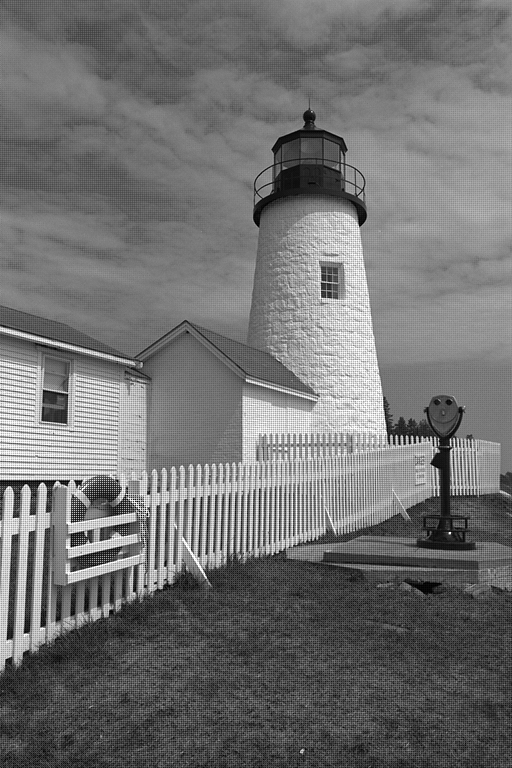
#> input picture hw1_r14942096/images/raw_image/A.tiff, 512 x 768 px
$ python p1.py --source_image ../../hw1_r14942096/images/raw_image/A.tiff --reference_image ../../hw1_r14942096/images/raw_image/B.png --output_image out.png
#> lines starting #> are read from the running program, lines starting #| are printed output that depends on the picture
import cv2
import numpy as np
import argparse
import os

# ======================================================================================
# HW 2(1): Chrominance-Aware Tone Mapping with Curve Visualization
# ======================================================================================

def calculate_mse(image1, image2):
    """Calculate Mean Squared Error between two images."""
    if image1.shape != image2.shape:
        if image1.shape[:2] != image2.shape[:2]:
            image2 = cv2.resize(image2, (image1.shape[1], image1.shape[0]))

    img1_float = image1.astype(np.float64)
    img2_float = image2.astype(np.float64)
    mse = np.mean((img1_float - img2_float) ** 2)
    return mse

def calculate_psnr(image1, image2, max_pixel_value=255.0):
    """Calculate Peak Signal-to-Noise Ratio."""
    mse = calculate_mse(image1, image2)
    if mse == 0:
        return float('inf')
    psnr = 10 * np.log10((max_pixel_value ** 2) / mse)
    return psnr

def histogram_match(source, reference):
    """
    Perform histogram matching to transfer the histogram of reference to source.
    Returns both the matched image and the LUT used for transformation.
    """
    s_hist = cv2.calcHist([source], [0], None, [256], [0, 256])
    r_hist = cv2.calcHist([reference], [0], None, [256], [0, 256])

    s_cdf = s_hist.cumsum()
    r_cdf = r_hist.cumsum()

    # Normalize CDFs
    s_cdf_norm = s_cdf / (s_cdf[-1] + 1e-10)
    r_cdf_norm = r_cdf / (r_cdf[-1] + 1e-10)

    # Build lookup table
    lut = np.zeros(256, dtype='uint8')
    g = 0
    for j in range(256):
        while g < 255 and r_cdf_norm[g] < s_cdf_norm[j]:
            g += 1
        lut[j] = g

    matched = cv2.LUT(source, lut)
    return matched, lut

def chrominance_aware_tone_mapping(source_img, reference_img):
    source_ycrcb = cv2.cvtColor(source_img, cv2.COLOR_BGR2YCrCb)
    ref_ycrcb = cv2.cvtColor(reference_img, cv2.COLOR_BGR2YCrCb)

    s_y, s_cr, s_cb = cv2.split(source_ycrcb)
    r_y, r_cr, r_cb = cv2.split(ref_ycrcb)
    matched_y, lut_y = histogram_match(s_y, r_y)
    final_cr, lut_cr = histogram_match(s_cr, r_cr)
    final_cb, lut_cb = histogram_match(s_cb, r_cb)

    alpha = 1.0

    result_ycrcb = cv2.merge([matched_y, final_cr, final_cb])
    result_img = cv2.cvtColor(result_ycrcb, cv2.COLOR_YCrCb2BGR)

    curves = {
        'lut_y': lut_y,
        'lut_cr': lut_cr,
        'lut_cb': lut_cb,
        'alpha': alpha    # alpha = 1.0
    }

    return result_img, curves

def draw_curve_plot(lut, title, color, width=500, height=500):
    """
    Draw a single tone mapping curve using OpenCV.

    Args:
        lut: Lookup table (256 values)
        title: Title for the plot
        color: BGR color tuple for the curve
        width, height: Plot dimensions

    Returns:
        Image with the plotted curve
    """
    # Create white background
    img = np.ones((height, width, 3), dtype=np.uint8) * 255

    # Define margins
    margin_left = 60
    margin_right = 30
    margin_top = 50
    margin_bottom = 50

    plot_width = width - margin_left - margin_right
    plot_height = height - margin_top - margin_bottom

    # Draw axes
    cv2.line(img, (margin_left, margin_top), (margin_left, height - margin_bottom), (0, 0, 0), 2)
    cv2.line(img, (margin_left, height - margin_bottom), (width - margin_right, height - margin_bottom), (0, 0, 0), 2)

    # Draw grid
    for i in range(0, 6):
        grid_y = margin_top + i * plot_height // 5
        grid_val = 255 - i * 51
        cv2.line(img, (margin_left, grid_y), (width - margin_right, grid_y), (200, 200, 200), 1)
        cv2.putText(img, str(grid_val), (5, grid_y + 5), cv2.FONT_HERSHEY_SIMPLEX, 0.4, (0, 0, 0), 1)

        grid_x = margin_left + i * plot_width // 5
        if i <= 5:
            cv2.line(img, (grid_x, margin_top), (grid_x, height - margin_bottom), (200, 200, 200), 1)
            cv2.putText(img, str(i * 51), (grid_x - 10, height - margin_bottom + 20),
                       cv2.FONT_HERSHEY_SIMPLEX, 0.4, (0, 0, 0), 1)

    # Draw identity line (diagonal)
    for i in range(255):
        x1 = margin_left + int(i * plot_width / 255.0)
        y1 = height - margin_bottom - int(i * plot_height / 255.0)
        x2 = margin_left + int((i + 1) * plot_width / 255.0)
        y2 = height - margin_bottom - int((i + 1) * plot_height / 255.0)
        cv2.line(img, (x1, y1), (x2, y2), (150, 150, 150), 1, cv2.LINE_AA)

    # Draw the tone mapping curve
    for i in range(255):
        x1 = margin_left + int(i * plot_width / 255)
        y1 = height - margin_bottom - int(int(lut[i]) * plot_height / 255)
        x2 = margin_left + int((i + 1) * plot_width / 255)
        y2 = height - margin_bottom - int(int(lut[i + 1]) * plot_height / 255)
        cv2.line(img, (x1, y1), (x2, y2), color, 2, cv2.LINE_AA)

    # Add title
    cv2.putText(img, title, (width // 2 - 100, 30), cv2.FONT_HERSHEY_SIMPLEX, 0.7, (0, 0, 0), 2)

    # Add axis labels
    cv2.putText(img, 'Input Pixel Value', (width // 2 - 60, height - 10),
               cv2.FONT_HERSHEY_SIMPLEX, 0.5, (0, 0, 0), 1)

    # Vertical text for Y axis (rotated effect with individual chars)
    y_label = "Output"
    for idx, char in enumerate(y_label):
        cv2.putText(img, char, (10, margin_top + 60 + idx * 20),
                   cv2.FONT_HERSHEY_SIMPLEX, 0.5, (0, 0, 0), 1)

    return img

def save_tone_mapping_curves(curves, output_path):
    """
    Visualize and save the tone mapping curves for Y, Cr, and Cb channels using OpenCV.
    """
    plot_size = 500

    # Create individual curve plots
    y_plot = draw_curve_plot(curves['lut_y'], 'Luminance (Y) Channel', (255, 0, 0), plot_size, plot_size)
    cr_plot = draw_curve_plot(curves['lut_cr'], 'Chrominance Red (Cr)', (0, 0, 255), plot_size, plot_size)
    cb_plot = draw_curve_plot(curves['lut_cb'], 'Chrominance Blue (Cb)', (0, 255, 0), plot_size, plot_size)

    # Create combined plot with all curves
    combined_img = np.ones((plot_size, plot_size, 3), dtype=np.uint8) * 255
    margin_left = 60
    margin_right = 30
    margin_top = 50
    margin_bottom = 50
    plot_width = plot_size - margin_left - margin_right
    plot_height = plot_size - margin_top - margin_bottom

    # Draw axes and grid for combined plot
    cv2.line(combined_img, (margin_left, margin_top), (margin_left, plot_size - margin_bottom), (0, 0, 0), 2)
    cv2.line(combined_img, (margin_left, plot_size - margin_bottom),
            (plot_size - margin_right, plot_size - margin_bottom), (0, 0, 0), 2)

    for i in range(0, 6):
        grid_y = margin_top + i * plot_height // 5
        grid_val = 255 - i * 51
        cv2.line(combined_img, (margin_left, grid_y), (plot_size - margin_right, grid_y), (200, 200, 200), 1)
        cv2.putText(combined_img, str(grid_val), (5, grid_y + 5), cv2.FONT_HERSHEY_SIMPLEX, 0.4, (0, 0, 0), 1)

        grid_x = margin_left + i * plot_width // 5
        if i <= 5:
            cv2.line(combined_img, (grid_x, margin_top), (grid_x, plot_size - margin_bottom), (200, 200, 200), 1)
            cv2.putText(combined_img, str(i * 51), (grid_x - 10, plot_size - margin_bottom + 20),
                       cv2.FONT_HERSHEY_SIMPLEX, 0.4, (0, 0, 0), 1)

    # Draw identity line
    for i in range(255):
        x1 = margin_left + int(i * plot_width / 255.0)
        y1 = plot_size - margin_bottom - int(i * plot_height / 255.0)
        x2 = margin_left + int((i + 1) * plot_width / 255.0)
        y2 = plot_size - margin_bottom - int((i + 1) * plot_height / 255.0)
        cv2.line(combined_img, (x1, y1), (x2, y2), (150, 150, 150), 1, cv2.LINE_AA)

    # Draw all three curves
    for i in range(255):
        x1 = margin_left + int(i * plot_width / 255)
        x2 = margin_left + int((i + 1) * plot_width / 255)

        # Y curve (blue)
        y1_y = plot_size - margin_bottom - int(int(curves['lut_y'][i]) * plot_height / 255)
        y2_y = plot_size - margin_bottom - int(int(curves['lut_y'][i + 1]) * plot_height / 255)
        cv2.line(combined_img, (x1, y1_y), (x2, y2_y), (255, 0, 0), 2, cv2.LINE_AA)

        # Cr curve (red)
        y1_cr = plot_size - margin_bottom - int(int(curves['lut_cr'][i]) * plot_height / 255)
        y2_cr = plot_size - margin_bottom - int(int(curves['lut_cr'][i + 1]) * plot_height / 255)
        cv2.line(combined_img, (x1, y1_cr), (x2, y2_cr), (0, 0, 255), 2, cv2.LINE_AA)

        # Cb curve (green)
        y1_cb = plot_size - margin_bottom - int(int(curves['lut_cb'][i]) * plot_height / 255)
        y2_cb = plot_size - margin_bottom - int(int(curves['lut_cb'][i + 1]) * plot_height / 255)
        cv2.line(combined_img, (x1, y1_cb), (x2, y2_cb), (0, 255, 0), 2, cv2.LINE_AA)

    # Add title and legend
    title_text = f'All Channels (alpha={curves["alpha"]:.2f})'
    cv2.putText(combined_img, title_text, (plot_size // 2 - 100, 30),
               cv2.FONT_HERSHEY_SIMPLEX, 0.7, (0, 0, 0), 2)

    # Add legend
    legend_y = margin_top + 20
    cv2.line(combined_img, (plot_size - 150, legend_y), (plot_size - 120, legend_y), (255, 0, 0), 2)
    cv2.putText(combined_img, 'Y', (plot_size - 110, legend_y + 5), cv2.FONT_HERSHEY_SIMPLEX, 0.4, (0, 0, 0), 1)

    cv2.line(combined_img, (plot_size - 150, legend_y + 20), (plot_size - 120, legend_y + 20), (0, 0, 255), 2)
    cv2.putText(combined_img, 'Cr', (plot_size - 110, legend_y + 25), cv2.FONT_HERSHEY_SIMPLEX, 0.4, (0, 0, 0), 1)

    cv2.line(combined_img, (plot_size - 150, legend_y + 40), (plot_size - 120, legend_y + 40), (0, 255, 0), 2)
    cv2.putText(combined_img, 'Cb', (plot_size - 110, legend_y + 45), cv2.FONT_HERSHEY_SIMPLEX, 0.4, (0, 0, 0), 1)

    # Combine all four plots into a 2x2 grid
    top_row = np.hstack([y_plot, cr_plot])
    bottom_row = np.hstack([cb_plot, combined_img])
    final_img = np.vstack([top_row, bottom_row])

    # Add overall title
    title_height = 60
    title_bar = np.ones((title_height, final_img.shape[1], 3), dtype=np.uint8) * 240
    cv2.putText(title_bar, 'Tone Mapping Curves (White-balanced -> Reference)',
               (50, 40), cv2.FONT_HERSHEY_SIMPLEX, 1.0, (0, 0, 0), 2)

    final_img = np.vstack([title_bar, final_img])

    # Save the combined image
    cv2.imwrite(output_path, final_img)
    print(f"Tone mapping curves saved to: {output_path}")

def evaluate_tone_mapping(source_img, reference_img, result_img, verbose=True):
    """Evaluate tone mapping quality using MSE and PSNR metrics."""
    mse_result = calculate_mse(result_img, reference_img)
    psnr_result = calculate_psnr(result_img, reference_img)

    mse_before = calculate_mse(source_img, reference_img)
    psnr_before = calculate_psnr(source_img, reference_img)

    mse_improvement = ((mse_before - mse_result) / mse_before) * 100 if mse_before > 0 else 0
    psnr_improvement = psnr_result - psnr_before

    metrics = {
        'mse_before': mse_before,
        'mse_after': mse_result,
        'mse_improvement_percent': mse_improvement,
        'psnr_before': psnr_before,
        'psnr_after': psnr_result,
        'psnr_improvement_db': psnr_improvement
    }

    if verbose:
        print("\n" + "="*80)
        print("Chrominance-Aware Tone Mapping Evaluation Results")
        print("="*80)
        print(f"\nMean Squared Error (MSE):")
        print(f"  Before tone mapping: {mse_before:.4f}")
        print(f"  After tone mapping:  {mse_result:.4f}")
        print(f"  Improvement:         {mse_improvement:.2f}%")

        print(f"\nPeak Signal-to-Noise Ratio (PSNR):")
        print(f"  Before tone mapping: {psnr_before:.4f} dB")
        print(f"  After tone mapping:  {psnr_result:.4f} dB")
        print(f"  Improvement:         {psnr_improvement:.4f} dB")

        if mse_result < 100:
            print("  ✓ Excellent match: MSE < 100")
        elif mse_result < 500:
            print("  ✓ Good match: MSE < 500")
        elif mse_result < 1000:
            print("  ○ Moderate match: MSE < 1000")
        else:
            print("  ○ Poor match: MSE >= 1000")

        print("="*80 + "\n")

    return metrics

if __name__ == "__main__":
    parser = argparse.ArgumentParser(
        description="Chrominance-Aware Tone Mapping with Curve Visualization",
        formatter_class=argparse.RawDescriptionHelpFormatter,
        epilog="""
Example usage:
  python p1.py --source_image input.png --reference_image ref.png --output_image output.png
  python p1.py --source_image input.png --reference_image ref.png --output_image output.png --output_curve curve.png --output_metrics metrics.txt
        """
    )
    parser.add_argument("--source_image", type=str, required=True,
                       help="Path to the white-balanced source image")
    parser.add_argument("--reference_image", type=str, required=True,
                       help="Path to the reference image")
    parser.add_argument("--output_image", type=str, required=True,
                       help="Path to save the tone-mapped output image")
    parser.add_argument("--output_curve", type=str, default=None,
                       help="Path to save the tone mapping curve visualization (optional)")
    parser.add_argument("--output_metrics", type=str, default=None,
                       help="Path to save evaluation metrics (optional)")
    args = parser.parse_args()

    # Validate input files
    if not os.path.exists(args.source_image):
        print(f"Error: Source image not found: {args.source_image}")
        exit(1)

    if not os.path.exists(args.reference_image):
        print(f"Error: Reference image not found: {args.reference_image}")
        exit(1)

    # Read images
    print(f"Reading source image: {args.source_image}")
    source_img = cv2.imread(args.source_image)
#> source_img is the input picture: shape (768, 512, 3); min 0, max 255, mean 113.1

    print(f"Reading reference image: {args.reference_image}")
    reference_img = cv2.imread(args.reference_image)
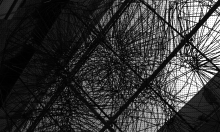
#> input picture hw1_r14942096/images/raw_image/B.png, 220 x 132 px
#> reference_img is the input picture: shape (132, 220, 3); min 0, max 255, mean 53

    if source_img is None or reference_img is None:
        print("Error: Could not read images")
        exit(1)

    print(f"Source image shape: {source_img.shape}")
#| Source image shape: (768, 512, 3)
    print(f"Reference image shape: {reference_img.shape}")
#| Reference image shape: (132, 220, 3)

    # Apply chrominance-aware tone mapping
    print(f"\nApplying chrominance-aware tone mapping...")
    result_img, curves = chrominance_aware_tone_mapping(source_img, reference_img)
#> in histogram_match, `s_hist = cv2.calcHist([source], [0], None, [256], [0, 256])`: s_hist = 256 values, max 5638 at index 124, min 35 at index 2, mean 1536
#> in histogram_match, `r_hist = cv2.calcHist([reference], [0], None, [256], [0, 256])`: r_hist = 256 values, max 841 at index 12, min 11 at index 234, mean 113.4
#> in histogram_match, `s_cdf = s_hist.cumsum()`: s_cdf = 256 values from 160 to 393216
#> in histogram_match, `r_cdf = r_hist.cumsum()`: r_cdf = 256 values from 30 to 29040
#> in histogram_match, `s_cdf_norm = s_cdf / (s_cdf[-1] + 1e-10)`: s_cdf_norm = 256 values from 0.000407 to 1
#> in histogram_match, `r_cdf_norm = r_cdf / (r_cdf[-1] + 1e-10)`: r_cdf_norm = 256 values from 0.00103 to 1
#> in histogram_match, `matched = cv2.LUT(source, lut)`:
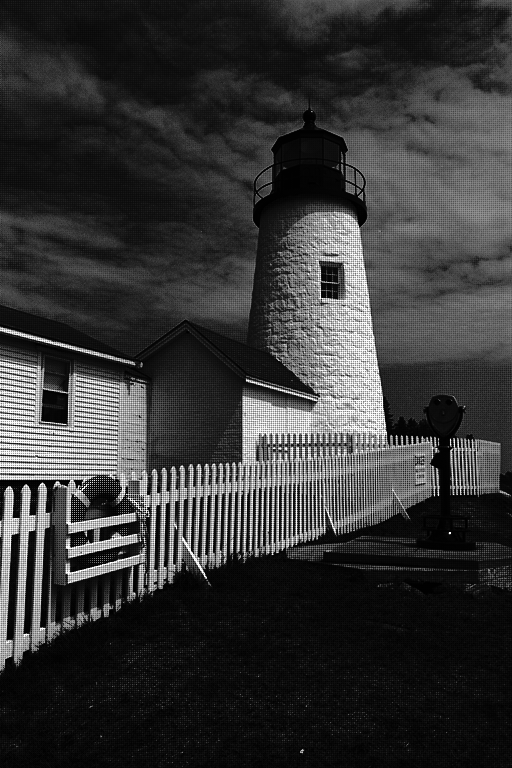
#> matched: shape (768, 512); min 0, max 255, mean 53.6
#> in chrominance_aware_tone_mapping, `matched_y, lut_y = histogram_match(s_y, r_y)`: lut_y = 256 values from 0 to 255
#> in chrominance_aware_tone_mapping, `final_cr, lut_cr = histogram_match(s_cr, r_cr)`: lut_cr = 256 values from 0 to 128
#> curves = 4 items
    print(f"Tone mapping completed. Alpha value used: {curves['alpha']:.3f}")
#| Tone mapping completed. Alpha value used: 1.000

    # Evaluate results
    metrics = evaluate_tone_mapping(source_img, reference_img, result_img, verbose=True)
#> in calculate_mse, `image2 = cv2.resize(image2, (image1.shape[1], image1.shape[0]))`:
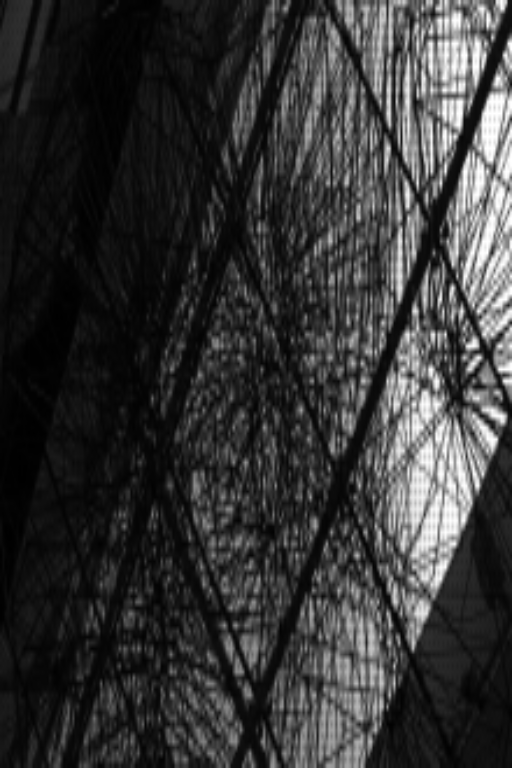
#> image2: shape (768, 512, 3); min 0, max 255, mean 52.9
#> in calculate_mse, `mse = np.mean((img1_float - img2_float) ** 2)`: mse = 6316.3
#> in calculate_psnr, `psnr = 10 * np.log10((max_pixel_value ** 2) / mse)`: psnr = 10.13
#> in evaluate_tone_mapping, `mse_before = calculate_mse(source_img, reference_img)`: mse_before = 8865.7
#> in evaluate_tone_mapping, `psnr_before = calculate_psnr(source_img, reference_img)`: psnr_before = 8.65
#> in evaluate_tone_mapping, `mse_improvement = ((mse_before - mse_result) / mse_before) * 100 if ms..`: mse_improvement = 28.76
#> in evaluate_tone_mapping, `psnr_improvement = psnr_result - psnr_before`: psnr_improvement = 1.47
#> in evaluate_tone_mapping, `metrics = { 'mse_before': mse_before, 'mse_after': mse_result, 'mse_im..`: metrics = {'mse_before': 8865.7, 'mse_after': 6316.3, 'mse_improvement_percent': 28.76, 'psnr_before': 8.65, 'psnr_after': 10.13, 'psnr_improvement_db': 1.47}
#|   Before tone mapping: 8865.6630
#|   After tone mapping:  6316.3369
#|   Improvement:         28.76%
#|   Before tone mapping: 8.6537 dB
#|   After tone mapping:  10.1262 dB
#|   Improvement:         1.4725 dB

    # Save output image
    os.makedirs(os.path.dirname(args.output_image) if os.path.dirname(args.output_image) else '.', exist_ok=True)
    cv2.imwrite(args.output_image, result_img)
    print(f"✓ Output image saved to: {args.output_image}")

    # Save tone mapping curves if requested
    if args.output_curve:
        curve_dir = os.path.dirname(args.output_curve)
        if curve_dir:
            os.makedirs(curve_dir, exist_ok=True)
        save_tone_mapping_curves(curves, args.output_curve)
        print(f"✓ Tone mapping curves saved to: {args.output_curve}")
    else:
        # Auto-generate curve filename if not specified
        base_name = os.path.splitext(args.output_image)[0]
        auto_curve_path = f"{base_name}_curve.png"
        save_tone_mapping_curves(curves, auto_curve_path)
#> the loop in draw_curve_plot, `for i in range(255):` made 255 passes
#> (y1, y2) on passes 1 to 3: (450, 450), (450, 450), (450, 450)
#> call 2 of draw_curve_plot, with lut = array of shape (256,), title = 'Chrominance Red (Cr)', color = (0, 0, 255), width = 500, height = 500
#> after the loop in draw_curve_plot (call 2), `for i in range(255):`:
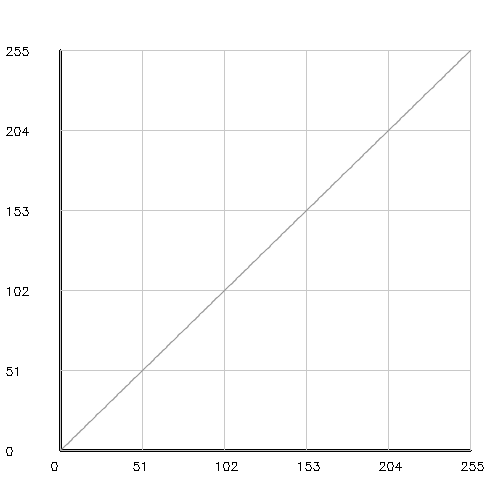
#> img: shape (500, 500, 3); min 0, max 255, mean 251.4
#> after the loop in draw_curve_plot (call 2), `for idx, char in enumerate(y_label):`:
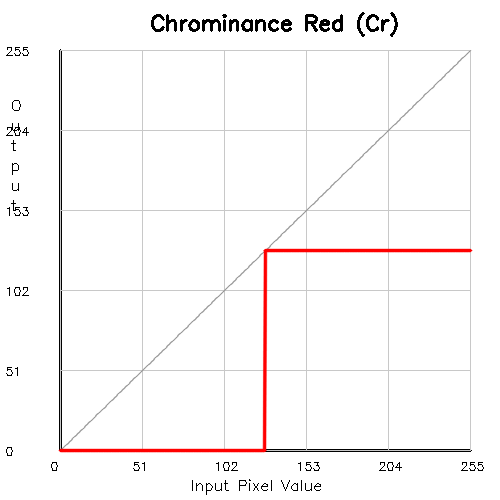
#> img: shape (500, 500, 3); mean of channels 0, 1, 2 247.6, 247.6, 249.8; drawn as B, G, R
#> call 3 of draw_curve_plot, with lut = array of shape (256,), title = 'Chrominance Blue (Cb)', color = (0, 255, 0), width = 500, height = 500
#> after the loop in draw_curve_plot (call 3), `for idx, char in enumerate(y_label):`:
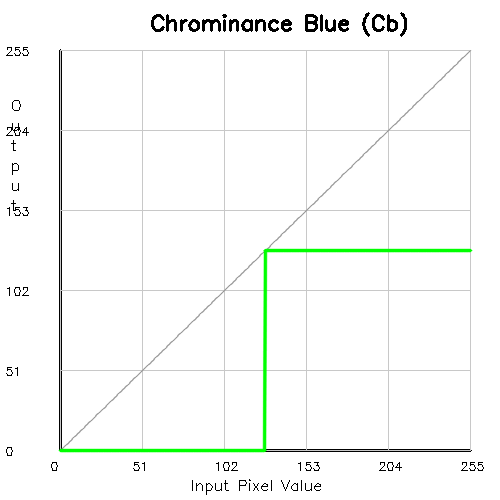
#> img: shape (500, 500, 3); mean of channels 0, 1, 2 247.5, 249.7, 247.5; drawn as B, G, R
#> the loop in save_tone_mapping_curves, `for i in range(255):` made 255 passes
#> in save_tone_mapping_curves, `final_img = np.vstack([title_bar, final_img])`:
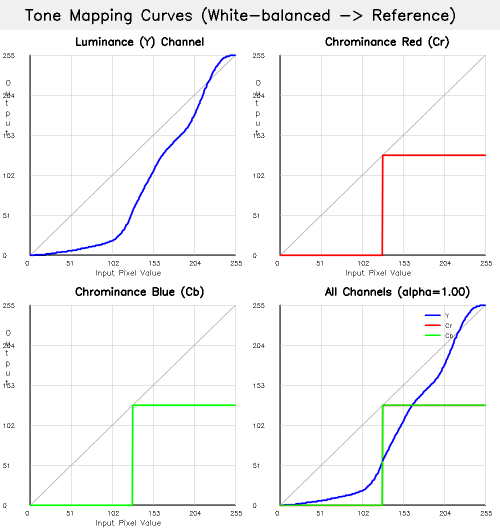
#> final_img: shape (1060, 1000, 3) (shown at 1/2 size); mean of channels 0, 1, 2 246.3, 246.1, 245.8; drawn as B, G, R

    # Save metrics if requested
    if args.output_metrics:
        metrics_dir = os.path.dirname(args.output_metrics)
        if metrics_dir:
            os.makedirs(metrics_dir, exist_ok=True)
        with open(args.output_metrics, 'w') as f:
            f.write("Chrominance-Aware Tone Mapping Evaluation\n")
            f.write("="*80 + "\n\n")
            f.write(f"Source image: {args.source_image}\n")
            f.write(f"Reference image: {args.reference_image}\n")
            f.write(f"Output image: {args.output_image}\n")
            f.write(f"Alpha value: {curves['alpha']:.4f}\n\n")
            f.write("Performance Metrics:\n")
            f.write("-" * 40 + "\n")
            f.write(f"MSE before:  {metrics['mse_before']:.4f}\n")
            f.write(f"MSE after:   {metrics['mse_after']:.4f}\n")
            f.write(f"Improvement: {metrics['mse_improvement_percent']:.2f}%\n\n")
            f.write(f"PSNR before: {metrics['psnr_before']:.4f} dB\n")
            f.write(f"PSNR after:  {metrics['psnr_after']:.4f} dB\n")
            f.write(f"Improvement: {metrics['psnr_improvement_db']:.4f} dB\n")
        print(f"✓ Metrics saved to: {args.output_metrics}")

    print(f"\n{'='*80}")
    print("Processing completed successfully!")
    print(f"{'='*80}\n")
